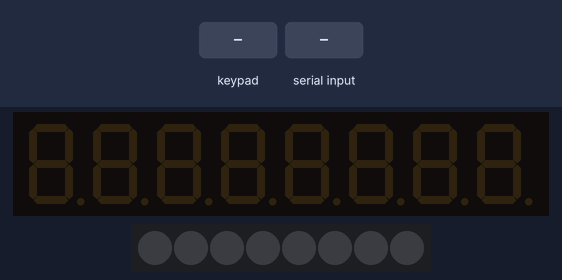
Bench run of a sketch on a simulated Arduino Uno, built with avr-gcc and run on an emulated ATmega328P. Shown: 8-digit seven-segment display, 8 RGB LEDs in strip order, left to right. Wiring (inferred from the names in the program): TM1638 display and keys: STB pin 4; clock pin 3; DIO pin 2. The test bench sets the inputs (shaded band). What the sketch prints to the serial monitor is not drawn.

Above: at 1.2 s.
1.3 s: keypad keys 2 5 pressed 0.4 s apart
At 1.67 s:
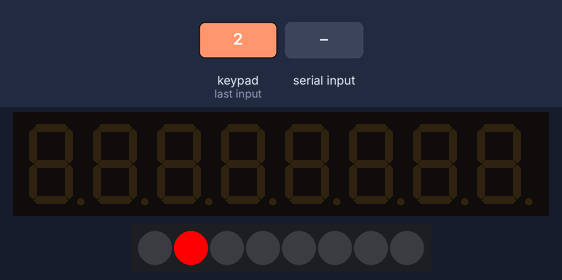
3.6 s: key '3' pressed
At 4.9 s:
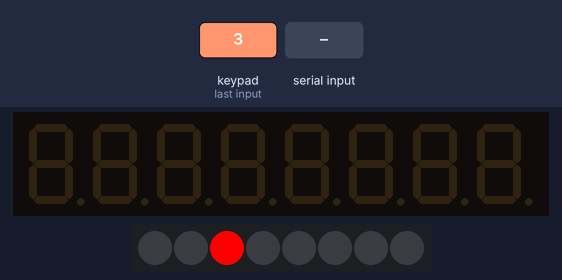
5.2 s: "90,45\n" received over Serial
At 6.8 s:
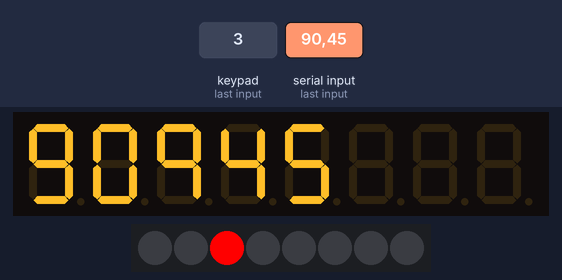
7.7 s: key '1' pressed
At 8.5 s:
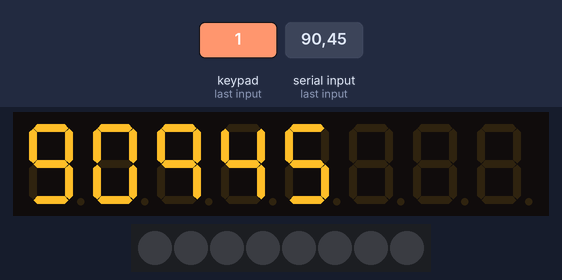
9.3 s: keypad keys 1 2 pressed 0.4 s apart
At 10.3 s:
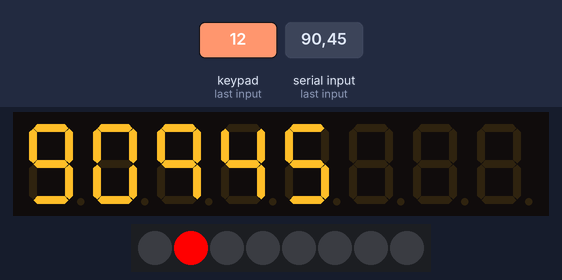
11.6 s: "30,150\n" received over Serial
At 13.7 s:
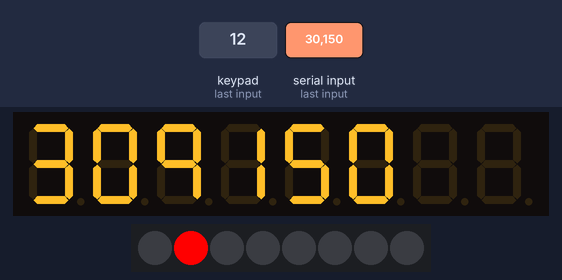
Timing chart, 0 to 15.1 s (numbered marks = the images above; inputs shaded):
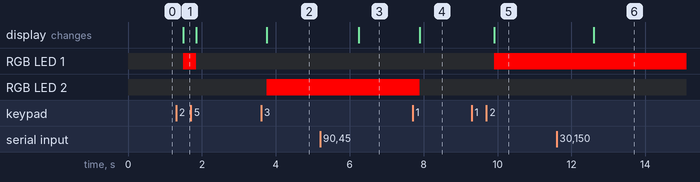

Measured:
- after the input at 1.3 s, RGB LED 1: off → RGB(255, 0, 0) after 0.19 s, → off 0.36 s later
- after the input at 3.6 s, RGB LED 2: off → RGB(255, 0, 0) after 0.16 s
- after the input at 5.2 s, the display: changes after 1.1 s (image 3)
- after the input at 7.7 s, RGB LED 2: RGB(255, 0, 0) → off after 0.20 s
- after the input at 9.3 s, RGB LED 1: off → RGB(255, 0, 0) after 0.60 s
- after the input at 11.6 s, the display: changes after 1.0 s (image 6)

The sketch:

TM1368.ino
```cpp
#include "TM1638.h"

#define DIO_PIN 2   // Data pin
#define CLK_PIN 3   // Clock pin
#define STB_PIN 4   // Strobe pin
#define BRIGHTNES 0x0A

TM1368Control Panel;

uint8_t buttonNum = 0;
uint8_t address = 0x00;
char txt[8];
bool delete_flag = false;


void setup() {
  Panel.chip_init(CLK_PIN, DIO_PIN, STB_PIN, BRIGHTNES);
  Serial.begin(9600);
  Serial.println("Enter message:");
}

void loop() {
  idn_btn(Panel.read_button());
  while (Panel.read_button()) {
    Panel.clear_reg();
    Panel.send_int_to_addr(buttonNum, address);
    Panel.set_led(1, address + 1);
    delete_flag = true;
  }

  if (delete_flag) {
    Panel.delete_symbol();
    address = 0x00;
    Panel.send_symbol_string_to_addr(txt, address);
  }

  Panel.set_led(0, address + 1);
  read_from_serial();

  delay(50);
}

void read_from_serial() {
  address = 0x00;
  if (Serial.available() != 0) {
  String msg= Serial.readString();       //read until timeout
  msg.trim();                            // remove any \r \n whitespace at the end of the String
  uint8_t len = msg.length();
  msg.toCharArray(txt,len + 1);
  txt[len + 1] = '\0';
  Panel.send_symbol_string_to_addr(txt, address);
  }
}


void idn_btn(uint8_t buttton) {
  switch (buttton) {
    case 1 :
      buttonNum = 1;
      address = 0x00;
      break;
    case 2 :
      buttonNum = 2;
      address = 0x02;
      break;
    case 4 :
      buttonNum = 3;
      address = 0x04;
      break;
    case 8 :
      buttonNum = 4;
      address = 0x06;
      break;
    case 16 :
      buttonNum = 5;
      address = 0x08;
      break;
    case 32 :
      buttonNum = 6;
      address = 0x0A;
      break;
    case 64 :
      buttonNum = 7;
      address = 0x0C;
      break;
    case 128 :
      buttonNum = 8;
      address = 0x0E;
      break;
    default :
      buttonNum = 0;
      delete_flag = false;
      break;
  }
}
```

TM1638.h
```cpp
#ifndef _TM1368_H_
#define _TM1368_H_

class TM1368Control {
  private:
    uint8_t CLK_PIN;
    uint8_t DIO_PIN;
    uint8_t STB_PIN;
    uint8_t last_addr = 0x00; // variable to keep last display address
    uint8_t last_addr_led = 0x00; // variable to keep last led address
    uint8_t digit_array[8]; // Array to storage invidual digits of numbers
    void send_data(uint8_t data);
    void send_command(uint8_t command);
    void send_to_address(uint8_t data, uint8_t address);
    uint8_t convert_numeral(uint8_t numeral, uint32_t aVal);
    uint8_t read();
    void inline increment_addr(uint8_t &addr) {addr += 0x02; } // Private methodt to increment address
    void inline decrement_addr(uint8_t &addr) {addr -= 0x02; } // Private methodt to dercrement address
    void inline set_addr(uint8_t addr) {last_addr = addr;}  // Private methodt to set address
  public:
    void chip_init(uint8_t clk, uint8_t dio, uint8_t stb, uint8_t brighnest);
    void clear_reg();
    void send_int(uint32_t aVal, bool dot = false);
    void send_hex(uint32_t aVal);
    void send_double(float aVal);
    void send_string(char* aVal);
    void send_int_to_addr(uint32_t aVal, uint8_t addr ,bool dot = false);
    void send_hex_to_addr(uint32_t aVal, uint8_t addr);
    void send_double_to_addr(float aVal, uint8_t addr);
    void send_char_to_addr(char aVal, uint8_t addr);
    void send_string_to_addr(char* aVal, uint8_t addr);
    void delete_symbol();
    void set_led(uint8_t ledVal, uint8_t address);
    void print_symbol(char symbol);
    void send_symbol_string(char* aVal);
    void send_symbol_string_to_addr(char* aVal, uint8_t addr);
    uint8_t read_button();
};
// Array contains data for 7-segment disp patterns
const uint8_t symbol_array[] = {
  // gfedcba
  0b00111111,  //0
  0b00000110,  //1
  0b01011011,  //2
  0b01001111,  //3
  0b01100110,  //4
  0b01101101,  //5
  0b01111101,  //6
  0b00000111,  //7
  0b01111111,  //8
  0b01101111,  //9
  0b01110111,  //A
  0b01111100,  //B
  0b00111001,  //C
  0b01011110,  //D
  0b01111001,  //E
  0b01110001,  //F
  0b01110011,  //P
  0b00111110,  //U
  0b00111000,  //L
  0b01110110,  //H
  0b00011110,  //J
  0b01100111,  //Q
};

#endif
```

Source omitted: TM1638.cpp (25468 bytes)
